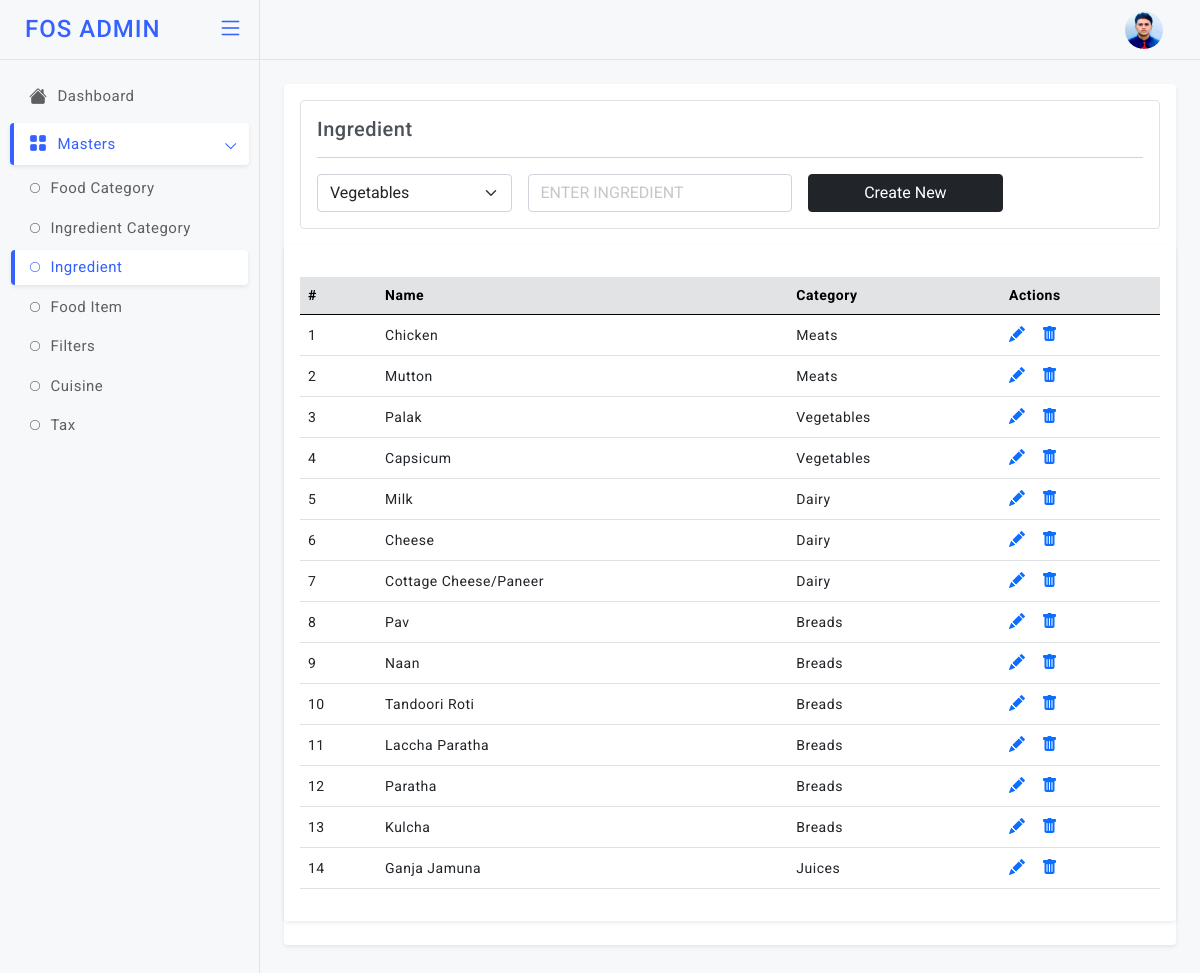
Page /ing (signed in) on the earlier database version.
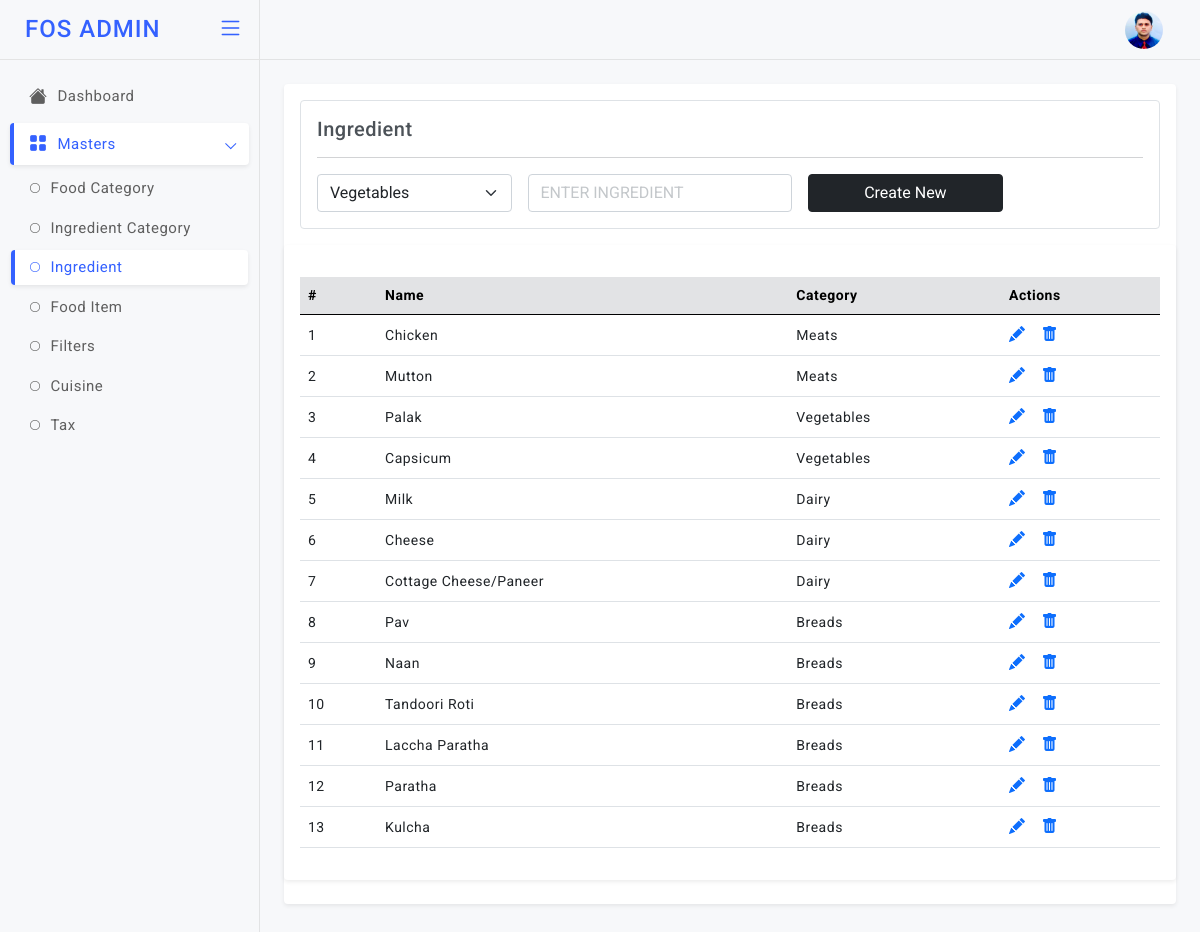
Same page on the later database version.
### models.py (models this page shows)
class Ingredient(db.Model):
    id = db.Column(db.Integer, primary_key=True)
    ing_cat_id = db.Column(db.Integer)
    ing_name = db.Column(db.String)

class IngCategory(db.Model):
    id = db.Column(db.Integer, primary_key=True)
    ing_cat_name = db.Column(db.String)

### app.py (the view)
@app.route('/ing', methods=["GET","POST"]) # End Point to Add & View the Ingredient
def ing():
    if not settings.session.get("name"):
            return settings.redirect("/login")
    if settings.request.method=="POST":
        ing_cat_id = settings.request.form["ing_cat_id"]
        ing_name = settings.request.form["ing_name"]
        info=models.Ingredient(ing_name=ing_name, ing_cat_id=ing_cat_id)
        db.session.add(info)
        db.session.commit()
    fetch=models.Ingredient.query.all()
    fetch_ing_cat=models.IngCategory.query.all()
    return settings.render_template('admin/ing.html', getinfo=fetch, getinfo1=fetch_ing_cat)

### templates/admin/ing.html (shortened to what this page needs)
<!doctype html>
<html lang="en">
<head>
  <link href="static/admin-assets/plugins/simplebar/css/simplebar.css" rel="stylesheet" />
  <link href="static/admin-assets/plugins/perfect-scrollbar/css/perfect-scrollbar.css" rel="stylesheet" />
  <link href="static/admin-assets/plugins/metismenu/css/metisMenu.min.css" rel="stylesheet" />
  <link href="static/admin-assets/css/bootstrap.min.css" rel="stylesheet" />
  <link href="static/admin-assets/css/bootstrap-extended.css" rel="stylesheet" />
  <link href="static/admin-assets/css/style.css" rel="stylesheet" />
  <link href="static/admin-assets/css/icons.css" rel="stylesheet">
  <link rel="stylesheet" href="https://cdn.jsdelivr.net/npm/bootstrap-icons@1.5.0/font/bootstrap-icons.css">
	<link href="static/admin-assets/css/pace.min.css" rel="stylesheet" />
  <link href="static/admin-assets/css/dark-theme.css" rel="stylesheet" />
  <link href="static/admin-assets/css/light-theme.css" rel="stylesheet" />
  <link href="static/admin-assets/css/semi-dark.css" rel="stylesheet" />
  <link href="static/admin-assets/css/header-colors.css" rel="stylesheet" />
</head>
<body>
  <div class="wrapper">
      <header class="top-header">
        <nav class="navbar navbar-expand gap-3">
            <div class="top-navbar-right ms-auto">
              <ul class="navbar-nav align-items-center">
              <li class="nav-item dropdown dropdown-user-setting">
                <a class="nav-link dropdown-toggle dropdown-toggle-nocaret" href="#" data-bs-toggle="dropdown">
                  <div class="user-setting d-flex align-items-center">
                    <img src="static/admin-assets/images/avatars/rids.jpg" class="user-img" alt="">
                  </div>
                </a>
              </li>
              </ul>
              </div>
        </nav>
      </header>
        <aside class="sidebar-wrapper" data-simplebar="true">
          <div class="sidebar-header">
            <div>
              <h4 class="logo-text">FOS ADMIN</h4>
            </div>
            <div class="toggle-icon ms-auto"> <i class="bi bi-list"></i>
            </div>
          </div>
          <ul class="metismenu" id="menu">
            <li>
              <a href="javascript:;">
                <div class="parent-icon"><i class="bi bi-house-fill"></i>
                </div>
                <div class="menu-title">Dashboard</div>
              </a>
            </li>
            <li>
              <a href="javascript:;" class="has-arrow">
                <div class="parent-icon"><i class="bi bi-grid-fill"></i>
                </div>
                <div class="menu-title">Masters</div>
              </a>
              <ul>
                <li> <a href="/foodcat"><i class="bi bi-circle"></i>Food Category</a></li>
                <li> <a href="/ingcat"><i class="bi bi-circle"></i>Ingredient Category</a></li>
                <li> <a href="/ing"><i class="bi bi-circle"></i>Ingredient</a></li>
                <li> <a href="/fooditem"><i class="bi bi-circle"></i>Food Item</a></li>
                <li> <a href="/filters"><i class="bi bi-circle"></i>Filters</a></li>
                <li> <a href="/cusin"><i class="bi bi-circle"></i>Cuisine</a></li>
                <li> <a href="/tax"><i class="bi bi-circle"></i>Tax</a></li>
               </ul>
            </li>
          </ul>
       </aside>
          <main class="page-content">
            <div class="card">
              <div class="card-body">
                <div class="border p-3 rounded">
                  <h5 class="mb-0">Ingredient</h5>
                <hr/>
                <form class="row g-3" method="post">
                  <div class="col-3">
                    <select class="form-select" aria-label="Default select example" name="ing_cat_id" required>
                      {% for i in getinfo1 %}
                      <option value="{{i['id']}}">{{i['ing_cat_name']}}</option>
                      {% endfor %}
                    </select>
                  </div>
                  <div class="col-4">
                    <input type="text" class="form-control" placeholder="ENTER INGREDIENT" name="ing_name">
                  </div>
                     <div class="col-3">
                    <div class="d-grid">
                      <button type="submit" class="btn btn-dark submitForm">Create New</button>
                    </div>
                  </div>
                </form>
              </div>
              </div>
               <div class="card">
                 <div class="card-body">
                   <div class="table-responsive mt-3">
                     <table class="table align-middle">
                       <thead class="table-secondary">
                         <tr>
                          <th>#</th>
                          <th>Name</th>
                          <th>Category</th>
                          <th>Actions</th>
                         </tr>
                       </thead>
                       <tbody>
                        {% for i in getinfo %}
                         <tr>
                          <td>{{loop.index}}</td>
                           <td>
                             <p class="mb-0">{{i["ing_name"]}}</p>
                           </td>
                           <td>
                            {% for r in getinfo1 %}
                             {% if r.id == i.ing_cat_id %}
                            <p class="mb-0">{{r["ing_cat_name"]}}</p>
                            {% endif %}
                            {% endfor %}
                          </td>
                            <td>
                             <div class="table-actions d-flex align-items-center gap-3 fs-6">
                              <a href="/ingupdate?id={{i['id']}}"><i class="bi bi-pencil-fill"></i></a>
                               <a href="/ingdel/{{i['id']}}"><i class="bi bi-trash-fill"></i></a>
                             </div>
                           </td>
                         </tr>
                         {% endfor %}
                       </tbody>
                     </table>
                   </div>
                 </div>
               </div>
          </main>
  </div>
</body>
</html>

### static/admin-assets/css/style.css (style rules this page uses)
body { font-size: 14px; color: #4c5258; letter-spacing: .5px; font-family: Roboto, sans-serif; background-color: #f7f8fa; overflow-x: hidden; }
.wrapper { width: auto; position: relative }
a { text-decoration: none; }
::placeholder { opacity: 0.4 !important; }
.top-header .navbar { position: fixed; top: 0; left: 260px; right: 0; background-color: #f7f8fa; border-bottom: 1px solid #e2e3e4; background-clip: padding-box; height: 60px; z-index: 10; padding: 0 1.5rem; transition: all .2s; }
.top-header .navbar .top-navbar-right .nav-link { color: #293445; font-size: 18px; font-weight: 500; padding-right: .8rem; padding-left: .8rem; }
.dropdown-toggle-nocaret:after { display: none }
.top-header .navbar .user-img { width: 38px; height: 38px; padding: 0px; border-radius: 50%; }
.sidebar-wrapper { position: fixed; top: 0; left: 0; width: 260px; height: 100%; background-color: #f7f8fa; background-clip: padding-box; border-right: 1px solid #e2e3e4; transition: all .2s; z-index: 16; }
.sidebar-wrapper .sidebar-header { width: 260px; height: 60px; display: flex; align-items: center; position: fixed; top: 0; bottom: 0; padding: 0 15px; z-index: 5; background: #f7f8fa; border-right: 1px solid #e2e3e4; border-bottom: 1px solid #e4e4e4; background-clip: padding-box; transition: all .2s; }
.sidebar-wrapper .sidebar-header .logo-text { font-size: 24px; margin-left: 10px; margin-bottom: 0; letter-spacing: 1px; color: #3461ff; }
.toggle-icon { font-size: 26px; cursor: pointer; color: #3461ff; }
.sidebar-wrapper ul { padding: 0; margin: 0; list-style: none; background: 0 0 }
.sidebar-wrapper .metismenu { background: 0 0; display: -webkit-box; display: -ms-flexbox; display: flex; padding: 10px; margin-top: 60px; -webkit-box-orient: vertical; -webkit-box-direction: normal; -ms-flex-direction: column; flex-direction: column }
.sidebar-wrapper .metismenu li+li { margin-top: 5px }
.sidebar-wrapper .metismenu li:first-child { margin-top: 5px }
.sidebar-wrapper .metismenu li:last-child { margin-bottom: 5px }
.sidebar-wrapper .metismenu>li { display: -webkit-box; display: -ms-flexbox; display: flex; -webkit-box-orient: vertical; -webkit-box-direction: normal; -ms-flex-direction: column; flex-direction: column; position: relative }
.sidebar-wrapper .metismenu a { position: relative; display: flex; align-items: center; justify-content: left; padding: 10px 15px; border-radius: 4px; font-size: 15px; color: #5f5f5f; outline-width: 0; text-overflow: ellipsis; overflow: hidden; letter-spacing: .5px; border-left: 4px solid rgb(255 255 255 / 0%); transition: all .2s ease-out }
.sidebar-wrapper .metismenu a .parent-icon { font-size: 18px; line-height: 1 }
.sidebar-wrapper .metismenu a .menu-title { margin-left: 10px }
.sidebar-wrapper .metismenu ul a { padding: 6px 15px 6px 15px; font-size: 15px; border: 0; border-left: 4px solid rgb(255 255 255 / 0%); }
.sidebar-wrapper .metismenu ul a i { margin-right: 10px; font-size: 10px; }
.sidebar-wrapper .metismenu ul { border: 1px solid #ffffff00; background: rgb(255 255 255 / 0%); }
.sidebar-wrapper .metismenu .mm-active>a, .sidebar-wrapper .metismenu a:active, .sidebar-wrapper .metismenu a:focus, .sidebar-wrapper .metismenu a:hover { color: #3461ff; text-decoration: none; background-color: rgb(255 255 255); border-left: 4px solid #3461ff; box-shadow: 0 0.125rem 0.25rem rgb(0 0 0 / 8%); }
.metismenu .has-arrow:after { position: absolute; content: ""; width: .5em; height: .5em; border-style: solid; border-width: 1.2px 0 0 1.2px; border-color: initial; right: 15px; transform: rotate(-45deg) translateY(-50%); transform-origin: top; top: 50%; transition: all .3s ease-out }
.page-content { margin-left: 260px; margin-top: 60px; padding: 1.5rem; transition: all .2s; }
.table-responsive { white-space: nowrap; }

Differences in the rows shown:
removed Ingredient: ing_name "Ganja Jamuna"
no longer on this page (row unchanged): IngCategory: ing_cat_name "Juices", shown under "Ganja Jamuna"
